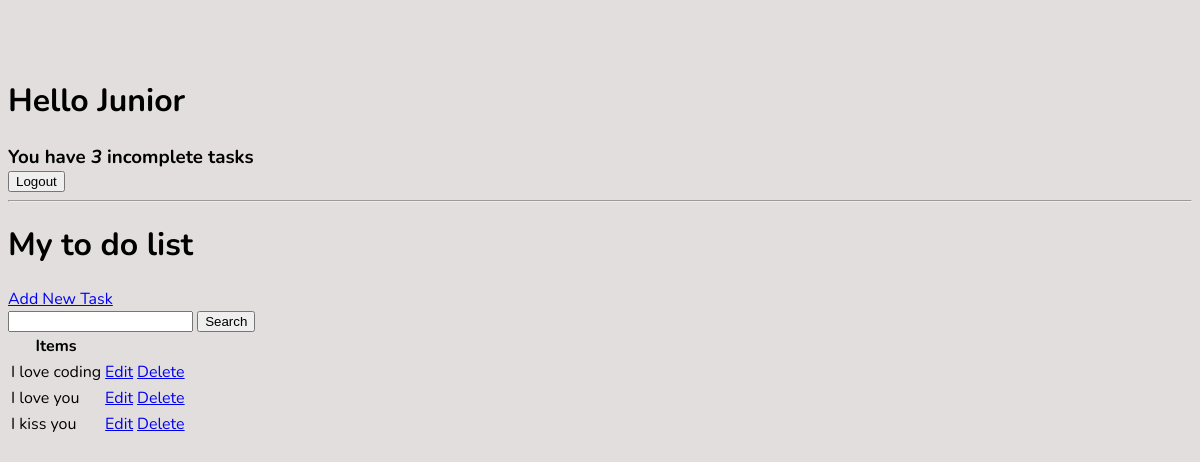
The page / (signed in) on the database as committed earlier.
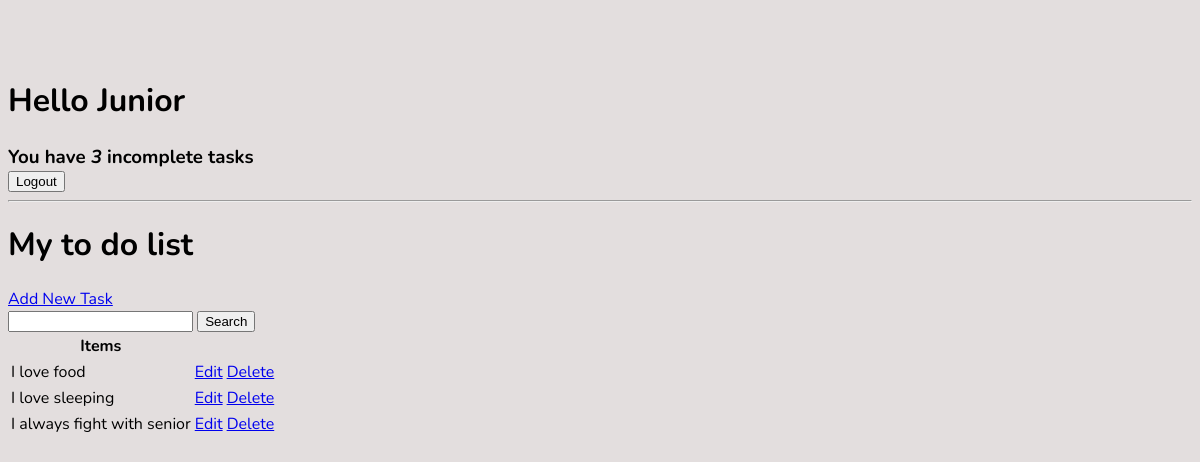
The same page on the database as committed later.
### todo_app/models.py (models this page shows, shortened)
class Task(models.Model):
    user = models.ForeignKey(User, on_delete=models.CASCADE, null=True, blank=True)
    title = models.CharField(max_length=200)
    description = models.TextField(null=True, blank=True)
    complete = models.BooleanField(db_default=False)
    created = models.DateTimeField(auto_now_add=True)
    class Meta:
        ordering = ['complete']

### todo_app/views.py (the view)
# urls.py: path('', TaskList.as_view(), name= 'tasks'),
class TaskList(LoginRequiredMixin, ListView):
    model = Task
    context_object_name = 'tasks'
    def get_context_data(self, **kwargs):
        context = super().get_context_data(**kwargs)
        context['tasks'] = context['tasks'].filter(user = self.request.user)
        context['count'] = context['tasks'].filter(complete = False).count()
        search_input = self.request.GET.get('Search-area') or ''
        if search_input:
            context['tasks'] = context['tasks'].filter(title__startswith = search_input)
            context['search_input'] = search_input
        context['search_input'] = search_input
        return context

### todo_app/templates/todo_app/task_list.html (shortened to what this page needs)
{% extends 'todo_app/main.html' %}
{% block content %}
<div class="header-bar">
  <div>
    <h1>Hello {{request.user|title}}</h1>
    <h3 style="margin:0">You have <i>{{count}}</i> incomplete task{{ count|pluralize:"s"}}</h3>
  </div>
</div>
{% if request.user.is_authenticated %}
<form method="POST" action="{% url 'logout' %}">
  <button type="submit">Logout</button>
</form>
{% else %}
<a href="{% url 'login' %}">Login</a>
{% endif %}
<hr />
<h1>My to do list {{color}}</h1>
<a href="{% url 'task-create' %}">Add New Task</a>
<form method="GET">
  <input type="text" name="Search-area" value="{{search_input}}" />
  <input type="submit" value="Search" />
</form>
<table>
  <tr>
    <th>Items</th>
    <th></th>
    <th></th>
  </tr>
  {% for task in tasks %}
  <tr>
    <td>{{task.title}}</td>
    <td><a href="{% url 'task-update' task.id %}">Edit</a></td>
    <td><a href="{% url 'task-delete' task.id %}">Delete</a></td>
  </tr>
  {% empty %}
  <h3>No Items in the list</h3>
  {% endfor %}
</table>
{% endblock content %}

### todo_app/templates/todo_app/main.html (shortened to what this page needs)
{% load static %}
<!doctype html>
<html lang="en">
  <head>
    <link rel="stylesheet" href="{% static 'todo_app/style.css' %}">
  </head>
  <body>
    <div class="container">{% block content %} {% endblock content %}</div>
  </body>
</html>

### todo_app/static/style.css (style rules this page uses)
body { background-color: #e3dede; font-family: "Nunito", sans-serif; padding-top: 50px; }

Rows that differ between the two databases and show on the page:
changed Task: title "I love coding" → "I love food"
changed Task: title "I love you" → "I love sleeping"
changed Task: title "I kiss you" → "I always fight with senior"
